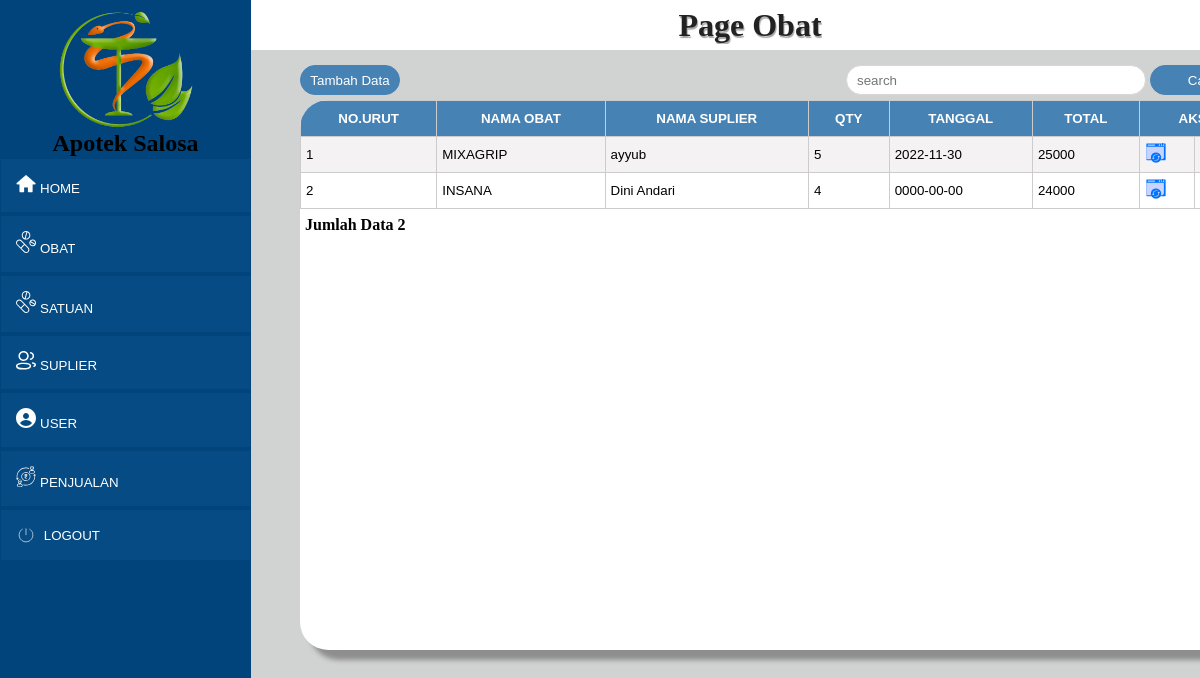
Page /pembelian/pembelian.php on the committed database.
### tables this page shows
CREATE TABLE `pembelian` (
  `id_pembelian` int(11) NOT NULL,
  `id_obat` int(11) NOT NULL,
  `id_suplier` int(11) NOT NULL,
  `qty` int(11) NOT NULL,
  `tanggal` date NOT NULL,
  `harga` int(11) NOT NULL,
  `total` int(11) NOT NULL
);

CREATE TABLE `obat` (
  `id_obat` int(11) NOT NULL,
  `kode_obat` varchar(255) NOT NULL,
  `nama_obat` varchar(255) NOT NULL,
  `satuan` varchar(255) NOT NULL,
  `kategori` varchar(255) NOT NULL,
  `harga_beli` int(11) NOT NULL,
  `harga_jual` int(11) NOT NULL,
  `expired` date NOT NULL,
  `stock` int(255) NOT NULL
);

CREATE TABLE `suplier` (
  `id_suplier` int(11) NOT NULL,
  `nama` varchar(255) NOT NULL,
  `nohp` int(255) NOT NULL,
  `alamat` varchar(255) NOT NULL
);

### pembelian/pembelian.php (the view, shortened to what this page needs)
<?php
require 'functionobat.php';
$jumlahDataPerHalaman = 5;
$query = mysqli_query($conn, 'SELECT * FROM pembelian');
$jumlahData = mysqli_num_rows($query);
$halamanAktif = isset($_GET['halaman']) ? $_GET['halaman'] : 1;
$awalData = $jumlahDataPerHalaman * $halamanAktif - $jumlahDataPerHalaman;
if (isset($_POST['cari'])) {
    $keyword = $_POST['keyword'];
    $obat = mysqli_query(
        $conn,
        "SELECT * FROM pembelian,obat,suplier  WHERE
   nama_obat LIKE '%$keyword%' OR
   tanggal LIKE '%$keyword%'
    "
    );
} else {
    $obat = mysqli_query(
        $conn,
        "SELECT id_pembelian,nama_obat,nama,qty,harga,total,tanggal from pembelian join obat on obat.id_obat=pembelian.id_obat join suplier on suplier.id_suplier=pembelian.id_suplier LIMIT $awalData,$jumlahDataPerHalaman "
    );
}
$no = 1;
?>
<!DOCTYPE html>
<html lang="en">
<head>
    <link rel="stylesheet" href="../css/obat.css" >
    <link rel="stylesheet" href="style.css" >
</head>
<body>
    <div class="container-obat">
        <div class="navbar">
            <h2>Page Obat</h2>
        </div>
        <div class="tambah">
            <a href="tambah.php">
            <button >Tambah Data</button>
            </a>
            <div class="keyword">
                <form action="" method="post">
            <input class="cari" type="text" name="keyword" autofocus placeholder="search" autocomplete="of">
            <button type="submit" name="cari">Cari</button>
            </form>
            </div>
        </div>
        <div class="content">
      <table border="1" cellspacing="0">
      <tr>
                <th>NO.URUT</th>
                <th>NAMA OBAT</th>
                <th>NAMA SUPLIER</th>
                <th>QTY</th>
                <th>TANGGAL</th>
                <th>TOTAL</th>
                <th colspan="2">AKSI</th>
     </tr>
        <?php while ($row = mysqli_fetch_assoc($obat)): ?>
        <tr>
           <td><?= $no ?></td>
           <td><?= $row['nama_obat'] ?></td>
           <td><?= $row['nama'] ?></td>
           <td><?= $row['qty'] ?></td>
           <td><?= $row['tanggal'] ?></td>
           <td><?= $row['total'] ?></td>
           <td>
            <a href="ubah.php?ubah=<?php echo $row['id_pembelian']; ?>">
                <img class="edit" src="../image/update.svg" alt="">
            </a>
           </td>
           <td>
           </td>
        </tr>
           <?php $no++; ?>
        <?php endwhile; ?>
      </table>
      <div class="content-navigasi">
      <div class="jmldata">
      <p>Jumlah Data <?= $jumlahData ?></p>
      </div>
        </div>
        </div>
    <div class="sidebar">
            <img src="../image/apotek1.png" alt="logo" >
            <h2>Apotek Salosa</h2>
            <div class="home">
                <a href="../home.php">
                <img src="../image/home.png" alt="home"class="img">
                <button type="button">HOME</button>
                </a>
            </div>
            <div class="obat">
                <a href="../obat/obat.php">
                <img src="../image/obatn.svg" alt="obat" class="img">
                <button type="button">OBAT</button>
                </a>
            </div>
            <div class="satuan">
                <a href="../satuan/satuan.php">
                <img src="../image/obatn.svg" alt="satuan" class="img">
                <button type="button">SATUAN</button>
                </a>
            </div>
            <div class="suplier">
                <a href="../suplier/suplier.php">
                <img src="../image/user1.svg" alt="suplier" class="img">
                <button type="button">SUPLIER</button>
                </a>
            </div>
            <div class="user">
                <a href="../user/user.php">
                <img src="../image/user2.svg" alt="user" class="img">
                <button type="button">USER</button>
                </a>
            </div>
            <div class="penjualan">
                <a href="../penjualan/penjualan.php">
                <img src="../image/transaksi.svg" alt="penjualan" class="img">
                <button type="button">PENJUALAN</button>
                </a>
            </div>
            <div class="logout">
                <img src="../image/logout.svg" alt="logout" class="img">
                <a href="../login.php">
                <button type="button">LOGOUT</button>
            </a>
            </div>
        </div>
    </div>
</body>
</html>

### css/obat.css (style rules this page uses)
* { margin: 0; padding: 0; box-sizing: border-box; overflow: hidden; }
.container-obat { width: 100%; height: 100vh; background-color: rgb(209, 210, 210); }
.container-obat .navbar { width: 100vw; height: 50px; background-color: #fff; padding-left: 300px; display: flex; align-items: center; justify-content: center; }
.navbar h2 { font-size: 32px; color: #222; text-shadow: 1px 2px 1px #a5a5a5; }
.tambah { margin-top: 15px; margin-left: 300px; width: 950px; display: flex; align-items: center; justify-content: space-between; }
.tambah .cari { margin-left: 0; width: 300px; height: 30px; border: 1px solid #dad6d6; padding-left: 10px; }
.tambah button { width: 100px; height: 30px; background-color: steelblue; color: #fff; border: 1px solid steelblue; border-radius: 16px; margin-right: 5px; margin: 0 0 5px 0; }
.container-obat .content { width: 950px; height: 550px; background-color: #fff; margin: 0 20px 100px 300px; box-shadow: 10px 10px 5px #8f8e8e; border-radius: 28px; }
.container-obat .sidebar { width: 251px; height: 100%; background-color: rgb(1, 68, 123); padding: 10px 1px; display: flex; align-items: center; flex-direction: column; position: fixed; top: 0; left: 0; }
.container-obat .sidebar img { width: 150px; }
.container-obat .sidebar .home { width: 100%; padding: 15px 160px 15px 15px; background-color: rgba(13, 82, 139, 0.5); display: flex; justify-content: space-between; align-items: center; cursor: pointer; margin: 2px 0; }
.sidebar .home .img { width: 20px; }
.sidebar .home button { background-color: transparent; border: none; color: white; }
.container-obat .sidebar .obat { width: 100%; padding: 15px 165px 15px 15px; background-color: rgba(13, 82, 139, 0.5); display: flex; justify-content: space-between; align-items: center; cursor: pointer; margin: 2px 0; }
.sidebar .obat .img { width: 20px; }
.sidebar .obat button { background-color: transparent; border: none; color: white; }
.container-obat .sidebar .satuan { width: 100%; padding: 15px 147px 15px 15px; background-color: rgba(13, 82, 139, 0.5); display: flex; justify-content: space-between; align-items: center; cursor: pointer; margin: 2px 0; }
.sidebar .satuan .img { width: 20px; }
.sidebar .satuan button { background-color: transparent; border: none; color: white; }
.container-obat .sidebar .suplier { width: 100%; padding: 15px 143px 15px 15px; background-color: rgba(13, 82, 139, 0.5); display: flex; justify-content: space-between; align-items: center; cursor: pointer; margin: 2px 0; }
.sidebar .suplier .img { width: 20px; }
.sidebar .suplier button { background-color: transparent; border: none; color: white; }
.container-obat .sidebar .user { width: 100%; padding: 15px 162px 15px 15px; background-color: rgba(13, 82, 139, 0.5); display: flex; justify-content: space-between; align-items: center; cursor: pointer; margin: 2px 0; }
.sidebar .user .img { width: 20px; }
.sidebar .user button { background-color: transparent; border: none; color: white; }
.container-obat .sidebar .penjualan { width: 100%; padding: 15px 126px 15px 15px; background-color: rgba(13, 82, 139, 0.5); display: flex; justify-content: space-between; align-items: center; cursor: pointer; margin: 2px 0; }
.sidebar .penjualan .img { width: 20px; }
.sidebar .penjualan button { background-color: transparent; border: none; color: white; }
.container-obat .sidebar .logout { width: 100%; padding: 15px 150px 15px 15px; background-color: rgba(13, 82, 139, 0.5); display: flex; justify-content: space-between; align-items: center; cursor: pointer; margin: 2px 0; }
.sidebar .logout .img { width: 20px; }
.sidebar .logout button { background-color: transparent; border: none; color: white; }
table { border-collapse: collapse; font-size: 10pt; border: 1px solid #cccccc; font-family: Arial, Helvetica, sans-serif; width: 100%; }
tr:nth-child(even) { background-color: #f4f2f2; }
td { padding: 5px; height: 25px; }
th { padding: 10px; color: #fff; background-color: steelblue; }
.edit { width: 22px; }
.cari { margin-left: 250px; width: 500px; height: 50px; border-radius: 16px; }
a { text-decoration: none; }
.content-navigasi { padding: 5px 5px; display: flex; justify-content: space-between; align-items: center; }
.jmldata p { font-weight: bold; }

### rows in the picture
pembelian: id_obat.nama_obat "MIXAGRIP", id_suplier.nama "ayyub", qty "5", tanggal "2022-11-30", total "25000"
pembelian: id_obat.nama_obat "INSANA", id_suplier.nama "Dini Andari", qty "4", tanggal "0000-00-00", total "24000"

### other values in the picture
$jumlahData "2"
